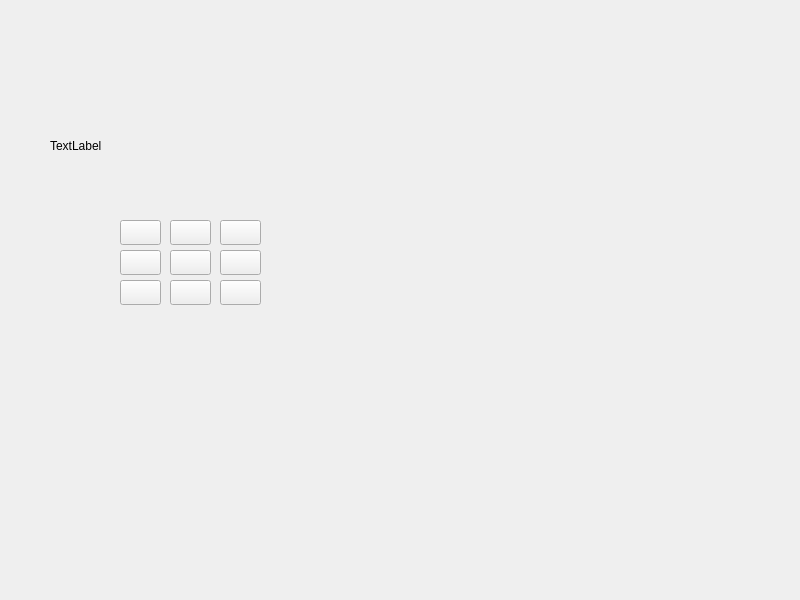
<?xml version="1.0" encoding="UTF-8"?>
<ui version="4.0">
 <class>MainWindow</class>
 <widget class="QMainWindow" name="MainWindow">
  <property name="geometry">
   <rect>
    <x>0</x>
    <y>0</y>
    <width>800</width>
    <height>600</height>
   </rect>
  </property>
  <property name="windowTitle">
   <string>MainWindow</string>
  </property>
  <widget class="QWidget" name="centralwidget">
   <widget class="QLabel" name="label">
    <property name="geometry">
     <rect>
      <x>50</x>
      <y>130</y>
      <width>241</width>
      <height>31</height>
     </rect>
    </property>
    <property name="text">
     <string>TextLabel</string>
    </property>
   </widget>
   <widget class="QPushButton" name="pushButton_1">
    <property name="geometry">
     <rect>
      <x>120</x>
      <y>220</y>
      <width>41</width>
      <height>25</height>
     </rect>
    </property>
    <property name="text">
     <string/>
    </property>
   </widget>
   <widget class="QPushButton" name="pushButton_2">
    <property name="geometry">
     <rect>
      <x>170</x>
      <y>220</y>
      <width>41</width>
      <height>25</height>
     </rect>
    </property>
    <property name="text">
     <string/>
    </property>
   </widget>
   <widget class="QPushButton" name="pushButton_3">
    <property name="geometry">
     <rect>
      <x>220</x>
      <y>220</y>
      <width>41</width>
      <height>25</height>
     </rect>
    </property>
    <property name="text">
     <string/>
    </property>
   </widget>
   <widget class="QPushButton" name="pushButton_4">
    <property name="geometry">
     <rect>
      <x>120</x>
      <y>250</y>
      <width>41</width>
      <height>25</height>
     </rect>
    </property>
    <property name="text">
     <string/>
    </property>
   </widget>
   <widget class="QPushButton" name="pushButton_5">
    <property name="geometry">
     <rect>
      <x>170</x>
      <y>250</y>
      <width>41</width>
      <height>25</height>
     </rect>
    </property>
    <property name="text">
     <string/>
    </property>
   </widget>
   <widget class="QPushButton" name="pushButton_6">
    <property name="geometry">
     <rect>
      <x>220</x>
      <y>250</y>
      <width>41</width>
      <height>25</height>
     </rect>
    </property>
    <property name="text">
     <string/>
    </property>
   </widget>
   <widget class="QPushButton" name="pushButton_7">
    <property name="geometry">
     <rect>
      <x>120</x>
      <y>280</y>
      <width>41</width>
      <height>25</height>
     </rect>
    </property>
    <property name="text">
     <string/>
    </property>
   </widget>
   <widget class="QPushButton" name="pushButton_8">
    <property name="geometry">
     <rect>
      <x>170</x>
      <y>280</y>
      <width>41</width>
      <height>25</height>
     </rect>
    </property>
    <property name="text">
     <string/>
    </property>
   </widget>
   <widget class="QPushButton" name="pushButton_9">
    <property name="geometry">
     <rect>
      <x>220</x>
      <y>280</y>
      <width>41</width>
      <height>25</height>
     </rect>
    </property>
    <property name="text">
     <string/>
    </property>
   </widget>
  </widget>
 </widget>
 <resources/>
 <connections/>
</ui>
